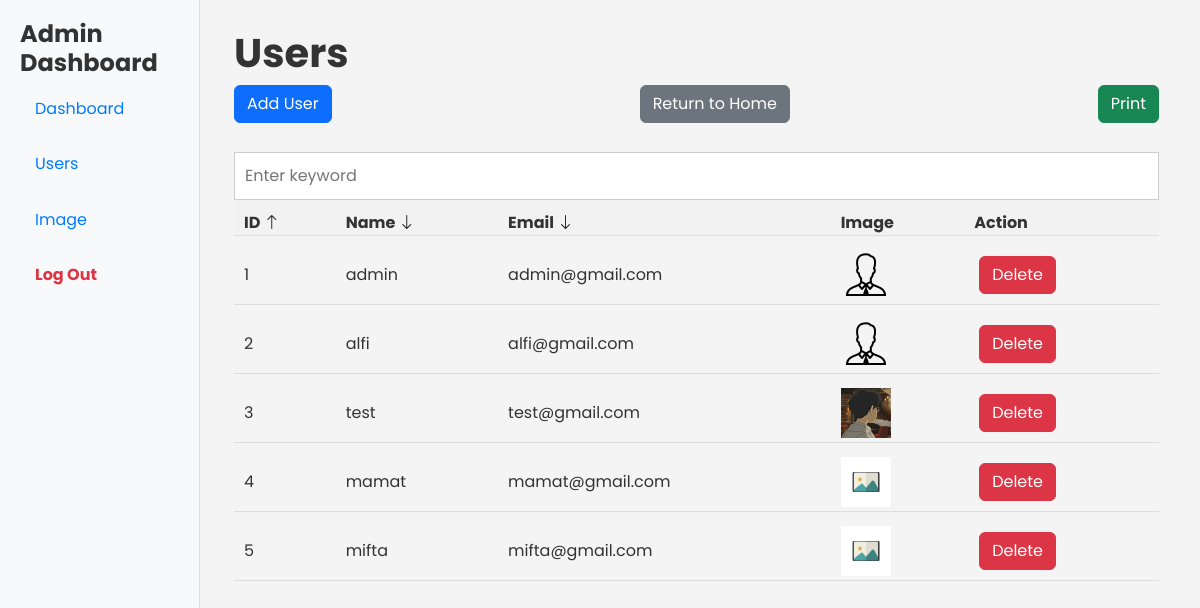
The app's page /admin/user.php (signed in) with its own data.
### tables this page shows
CREATE TABLE `user` (
  `id` int NOT NULL,
  `gambar` varchar(255) DEFAULT NULL,
  `username` varchar(255) NOT NULL,
  `email` varchar(255) NOT NULL,
  `password` varchar(255) NOT NULL,
  `id_role` int NOT NULL
);

### functions.php (called while the page is built, shortened)
<?php
function koneksi()
{
    return mysqli_connect("localhost", "root", "", "pw2024_tubes_233040013");
}
function isAdmin() {
    $user = getUserById($_SESSION['id']);
    if ($user) {
        if ($user['id_role'] == 1) {
            return true;
        } else {
            echo "User is not an admin.";
            return false;
        }
    }
}
function getUserById($id) {
    $conn = koneksi();
    $sql = "SELECT * FROM user WHERE id = $id";
    $result = $conn->query($sql);
    return $result->fetch_assoc();
}
function getUsers($sortBy = 'id', $sortOrder = 'ASC') {
    $conn = koneksi();
    $canSortBy = ['id', 'username', 'email'];
    $canSortOrder = ['ASC', 'DESC'];
    $query = "SELECT * FROM user ORDER BY $sortBy $sortOrder";
    $result = mysqli_query($conn, $query);
    $users = array();
    while ($row = mysqli_fetch_assoc($result)) {
        $users[] = $row;
    }
    return $users;
}
?>

### admin/user.php (the view, shortened to what this page needs)
<?php
require_once '../functions.php';
if (!isAdmin()) {
    header("Location: ../login.php");
    exit;
}
$sortBy = $_GET['sortBy'] ?? 'id';
$sortOrder = $_GET['sortOrder'] ?? 'ASC';
$newSortOrder = ($sortOrder === 'ASC') ? 'DESC' : 'ASC';
$users = getUsers($sortBy, $sortOrder);
?>
<!DOCTYPE html>
<html lang="en">
<head>
    <link href="https://cdn.jsdelivr.net/npm/bootstrap@5.3.3/dist/css/bootstrap.min.css" rel="stylesheet">
    <link rel="stylesheet" href="https://cdn.jsdelivr.net/npm/bootstrap-icons@1.11.3/font/bootstrap-icons.min.css">
    <link rel="stylesheet" href="assets/css/style.css">
</head>
<body>
    <div class="sidebar">
        <h2>Admin Dashboard</h2>
        <ul>
            <li><a href="admindashboard.php">Dashboard</a></li>
            <li><a href="user.php">Users</a></li>
            <li><a href="image.php">Image</a></li>
            <li><button onclick="logout()"  class="logout">Log Out</button></li>
        </ul>
    </div>
    <div class="main-content">
        <div class="container">
        <h1 id="users">Users</h1>
        <div class="d-flex justify-content-between mb-4">
            <a href="add.php" class="btn btn-primary">Add User</a>
            <a href="../index.php" class="btn btn-secondary">Return to Home</a>
            <a href="javascript:void(0);" onclick="window.print();" class="btn btn-success">Print</a>
        </div>
        <form action="" method="POST">
            <input type="text" name="keyword" size="40" placeholder="Enter keyword" autocomplete="off" autofocus class="keyword">
        </form>
        <div class="result">
        <table id="usersTable" class="userTable">
            <tr>
                <th><a href="?sortBy=id&sortOrder=<?= $newSortOrder; ?>" class="text-decoration-none text-reset">ID <i class="bi bi-arrow-<?= ($sortBy === 'id' && $sortOrder === 'ASC') ? 'up' : 'down'; ?> text-dark"></i></a></th>
                <th><a href="?sortBy=username&sortOrder=<?= $newSortOrder; ?>" class="text-decoration-none text-reset">Name <i class="bi bi-arrow-<?= ($sortBy === 'username' && $sortOrder === 'ASC') ? 'up' : 'down'; ?> text-dark"></i></a></th>
                <th><a href="?sortBy=email&sortOrder=<?= $newSortOrder; ?>" class="text-decoration-none text-reset">Email <i class="bi bi-arrow-<?= ($sortBy === 'email' && $sortOrder === 'ASC') ? 'up' : 'down'; ?> text-dark"></i></a></th>
                <th>Image</th>
                <th>Action</th>
            </tr>
            <?php
            foreach ($users as $index => $user) {
            ?>
                <tr>
                    <td><?= $index + 1; ?></td>
                    <td><?= htmlspecialchars($user['username']); ?></td>
                    <td><?= htmlspecialchars($user['email']); ?></td>
                    <td>
                    <?php
                            if (!empty($user['gambar'])) {
                                    echo '<img src="' . $user['gambar'] . '" alt="Profile Image" width="50">';
                            } else {
                                echo '<img src="assets/img/default.jpg" alt="Default Profile Image" width="50">';
                            }
                            ?>
                    </td>
                    <td>
                        <form method="POST" action="delete.php">
                            <button type="submit" onclick="return confirm('Are You Sure Want to Delete This Data?')" class="btn btn-danger">Delete</button>
                        </form>
                    </td>
                </tr>
            <?php } ?>
        </table>
        </div>
        </div>
    </div>
</body>
</html>

### admin/assets/css/style.css (style rules this page uses)
* { box-sizing: border-box; margin: 0; padding: 0; }
body { font-family: 'Poppins', sans-serif; line-height: 1.6; color: #333; background-color: #f4f4f4; font-family: "Poppins", sans-serif !important; }
.sidebar { position: fixed; top: 0; left: 0; width: 200px; height: 100vh; background-color: #f8f9fa; padding: 20px; border-right: 1px solid #ddd; transition: transform 0.3s ease; }
.sidebar h2 { margin-top: 0; font-weight: bold; color: #333; font-size: 1.5rem; }
.sidebar ul { list-style-type: none; padding: 0; margin: 0; }
.sidebar li { margin-bottom: 10px; }
.sidebar li a { display: block; color: #007bff; text-decoration: none; padding: 10px 15px; border-radius: 5px; font-size: 1rem; }
.sidebar li button.logout { display: block; color: #dc3545; text-decoration: none; padding: 10px 10px; border-radius: 5px; border: none; background: none; font: inherit; cursor: pointer; text-align: left; font-weight: bold; }
.main-content { margin-left: 193px; padding: 29px; transition: margin-left 0.3s ease; }
.main-content h1 { margin-top: 0; font-weight: bold; color: #333; }
table { width: 100%; border-collapse: collapse; margin-bottom: 20px; }
table th, table td { padding: 10px 10px 0 10px; text-align: left; border-bottom: 1px solid #ddd; }
table th { background-color: #f2f2f2; }
form { margin-top: 20px; display: inline; }
form input[type="text"], form input[type="email"], form input[type="password"], form select { width: 100%; padding: 10px; margin-top: 5px; border: 1px solid #ccc; }
button { background-color: #007bff; color: #fff; margin: 10px 5px; padding: 10px 20px; border: none; cursor: pointer; border-radius: 5px; }
form input[type="submit"], form button { background-color: #007bff; color: #fff; padding: 10px 20px; border: none; cursor: pointer; border-radius: 5px; margin-top: 10px; }

### records on screen
user: username "admin", email "admin@gmail.com", gambar (picture)
user: username "alfi", email "alfi@gmail.com", gambar (picture)
user: username "test", email "test@gmail.com", gambar (picture)
user: username "mamat", email "mamat@gmail.com", gambar (placeholder picture)
user: username "mifta", email "mifta@gmail.com", gambar (placeholder picture)
